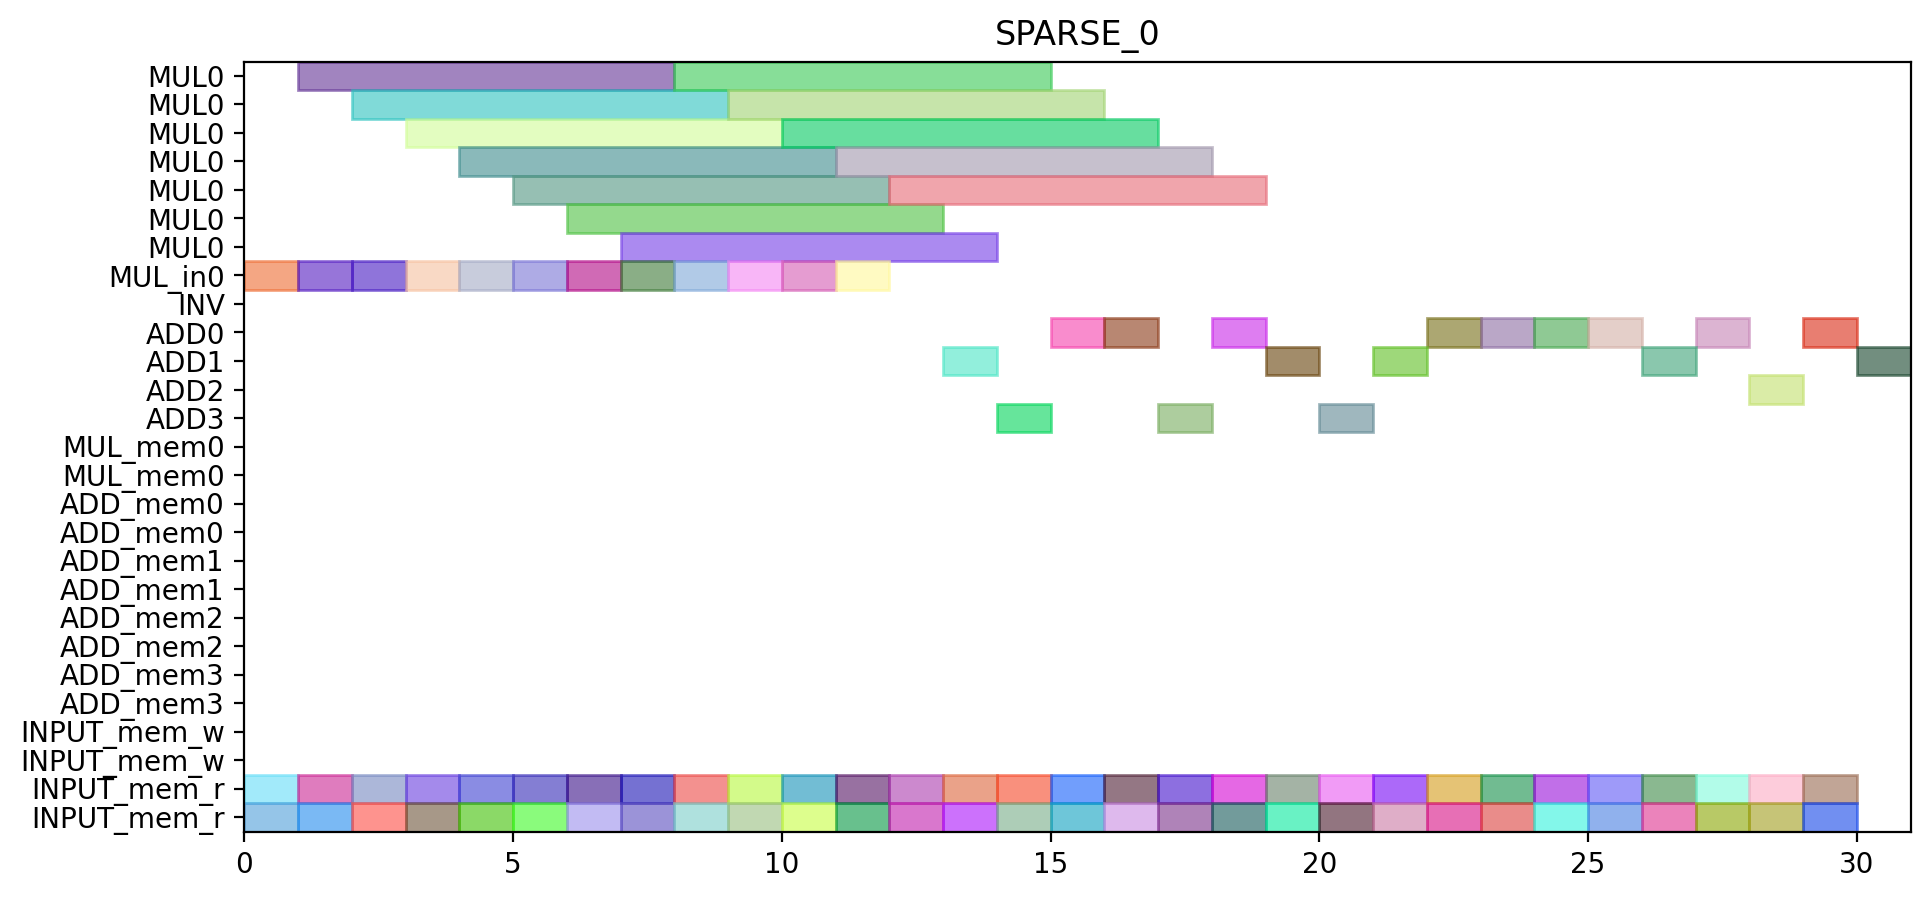

This chart was generated by the following Python code:
from pyschedule import Scenario, solvers, plotters, alt


def solve():
	horizon = 172
	S = Scenario("SPARSE_0", horizon=horizon)

	# resource
	MUL = S.Resources('MUL', num=1, size=7)
	MUL_in = S.Resources('MUL_in', num=1)
	INV = S.Resource('INV')
	ADD = S.Resources('ADD', num=4, periods=range(1, horizon))
	MUL_mem = S.Resources('MUL_mem', num=1, size=2)
	ADD_mem = S.Resources('ADD_mem', num=4, size=2)
	INPUT_mem_w = S.Resource('INPUT_mem_w', size=2)
	INPUT_mem_r = S.Resource('INPUT_mem_r', size=2)

	# result of previous scheduling

	# new tasks
	t0_t0_t0_in = S.Task('t0_t0_t0_in', length=1, delay_cost=1)
	t0_t0_t0_in += alt(MUL_in)
	t0_t0_t0 = S.Task('t0_t0_t0', length=7, delay_cost=1)
	t0_t0_t0 += alt(MUL)
	S += t0_t0_t0>=t0_t0_t0_in

	t0_t0_t0_mem0 = S.Task('t0_t0_t0_mem0', length=1, delay_cost=1)
	t0_t0_t0_mem0 += INPUT_mem_r
	S += t0_t0_t0_mem0 <= t0_t0_t0

	t0_t0_t0_mem1 = S.Task('t0_t0_t0_mem1', length=1, delay_cost=1)
	t0_t0_t0_mem1 += INPUT_mem_r
	S += t0_t0_t0_mem1 <= t0_t0_t0

	t0_t0_t1_in = S.Task('t0_t0_t1_in', length=1, delay_cost=1)
	t0_t0_t1_in += alt(MUL_in)
	t0_t0_t1 = S.Task('t0_t0_t1', length=7, delay_cost=1)
	t0_t0_t1 += alt(MUL)
	S += t0_t0_t1>=t0_t0_t1_in

	t0_t0_t1_mem0 = S.Task('t0_t0_t1_mem0', length=1, delay_cost=1)
	t0_t0_t1_mem0 += INPUT_mem_r
	S += t0_t0_t1_mem0 <= t0_t0_t1

	t0_t0_t1_mem1 = S.Task('t0_t0_t1_mem1', length=1, delay_cost=1)
	t0_t0_t1_mem1 += INPUT_mem_r
	S += t0_t0_t1_mem1 <= t0_t0_t1

	t0_t0_t2 = S.Task('t0_t0_t2', length=1, delay_cost=1)
	t0_t0_t2 += alt(ADD)

	t0_t0_t2_mem0 = S.Task('t0_t0_t2_mem0', length=1, delay_cost=1)
	t0_t0_t2_mem0 += INPUT_mem_r
	S += t0_t0_t2_mem0 <= t0_t0_t2

	t0_t0_t2_mem1 = S.Task('t0_t0_t2_mem1', length=1, delay_cost=1)
	t0_t0_t2_mem1 += INPUT_mem_r
	S += t0_t0_t2_mem1 <= t0_t0_t2

	t0_t0_t3 = S.Task('t0_t0_t3', length=1, delay_cost=1)
	t0_t0_t3 += alt(ADD)

	t0_t0_t3_mem0 = S.Task('t0_t0_t3_mem0', length=1, delay_cost=1)
	t0_t0_t3_mem0 += INPUT_mem_r
	S += t0_t0_t3_mem0 <= t0_t0_t3

	t0_t0_t3_mem1 = S.Task('t0_t0_t3_mem1', length=1, delay_cost=1)
	t0_t0_t3_mem1 += INPUT_mem_r
	S += t0_t0_t3_mem1 <= t0_t0_t3

	t0_t1_t0_in = S.Task('t0_t1_t0_in', length=1, delay_cost=1)
	t0_t1_t0_in += alt(MUL_in)
	t0_t1_t0 = S.Task('t0_t1_t0', length=7, delay_cost=1)
	t0_t1_t0 += alt(MUL)
	S += t0_t1_t0>=t0_t1_t0_in

	t0_t1_t0_mem0 = S.Task('t0_t1_t0_mem0', length=1, delay_cost=1)
	t0_t1_t0_mem0 += INPUT_mem_r
	S += t0_t1_t0_mem0 <= t0_t1_t0

	t0_t1_t0_mem1 = S.Task('t0_t1_t0_mem1', length=1, delay_cost=1)
	t0_t1_t0_mem1 += INPUT_mem_r
	S += t0_t1_t0_mem1 <= t0_t1_t0

	t0_t1_t1_in = S.Task('t0_t1_t1_in', length=1, delay_cost=1)
	t0_t1_t1_in += alt(MUL_in)
	t0_t1_t1 = S.Task('t0_t1_t1', length=7, delay_cost=1)
	t0_t1_t1 += alt(MUL)
	S += t0_t1_t1>=t0_t1_t1_in

	t0_t1_t1_mem0 = S.Task('t0_t1_t1_mem0', length=1, delay_cost=1)
	t0_t1_t1_mem0 += INPUT_mem_r
	S += t0_t1_t1_mem0 <= t0_t1_t1

	t0_t1_t1_mem1 = S.Task('t0_t1_t1_mem1', length=1, delay_cost=1)
	t0_t1_t1_mem1 += INPUT_mem_r
	S += t0_t1_t1_mem1 <= t0_t1_t1

	t0_t1_t2 = S.Task('t0_t1_t2', length=1, delay_cost=1)
	t0_t1_t2 += alt(ADD)

	t0_t1_t2_mem0 = S.Task('t0_t1_t2_mem0', length=1, delay_cost=1)
	t0_t1_t2_mem0 += INPUT_mem_r
	S += t0_t1_t2_mem0 <= t0_t1_t2

	t0_t1_t2_mem1 = S.Task('t0_t1_t2_mem1', length=1, delay_cost=1)
	t0_t1_t2_mem1 += INPUT_mem_r
	S += t0_t1_t2_mem1 <= t0_t1_t2

	t0_t1_t3 = S.Task('t0_t1_t3', length=1, delay_cost=1)
	t0_t1_t3 += alt(ADD)

	t0_t1_t3_mem0 = S.Task('t0_t1_t3_mem0', length=1, delay_cost=1)
	t0_t1_t3_mem0 += INPUT_mem_r
	S += t0_t1_t3_mem0 <= t0_t1_t3

	t0_t1_t3_mem1 = S.Task('t0_t1_t3_mem1', length=1, delay_cost=1)
	t0_t1_t3_mem1 += INPUT_mem_r
	S += t0_t1_t3_mem1 <= t0_t1_t3

	t0_t20 = S.Task('t0_t20', length=1, delay_cost=1)
	t0_t20 += alt(ADD)

	t0_t20_mem0 = S.Task('t0_t20_mem0', length=1, delay_cost=1)
	t0_t20_mem0 += INPUT_mem_r
	S += t0_t20_mem0 <= t0_t20

	t0_t20_mem1 = S.Task('t0_t20_mem1', length=1, delay_cost=1)
	t0_t20_mem1 += INPUT_mem_r
	S += t0_t20_mem1 <= t0_t20

	t0_t21 = S.Task('t0_t21', length=1, delay_cost=1)
	t0_t21 += alt(ADD)

	t0_t21_mem0 = S.Task('t0_t21_mem0', length=1, delay_cost=1)
	t0_t21_mem0 += INPUT_mem_r
	S += t0_t21_mem0 <= t0_t21

	t0_t21_mem1 = S.Task('t0_t21_mem1', length=1, delay_cost=1)
	t0_t21_mem1 += INPUT_mem_r
	S += t0_t21_mem1 <= t0_t21

	t0_t30 = S.Task('t0_t30', length=1, delay_cost=1)
	t0_t30 += alt(ADD)

	t0_t30_mem0 = S.Task('t0_t30_mem0', length=1, delay_cost=1)
	t0_t30_mem0 += INPUT_mem_r
	S += t0_t30_mem0 <= t0_t30

	t0_t30_mem1 = S.Task('t0_t30_mem1', length=1, delay_cost=1)
	t0_t30_mem1 += INPUT_mem_r
	S += t0_t30_mem1 <= t0_t30

	t0_t31 = S.Task('t0_t31', length=1, delay_cost=1)
	t0_t31 += alt(ADD)

	t0_t31_mem0 = S.Task('t0_t31_mem0', length=1, delay_cost=1)
	t0_t31_mem0 += INPUT_mem_r
	S += t0_t31_mem0 <= t0_t31

	t0_t31_mem1 = S.Task('t0_t31_mem1', length=1, delay_cost=1)
	t0_t31_mem1 += INPUT_mem_r
	S += t0_t31_mem1 <= t0_t31

	t1_t0_t0_in = S.Task('t1_t0_t0_in', length=1, delay_cost=1)
	t1_t0_t0_in += alt(MUL_in)
	t1_t0_t0 = S.Task('t1_t0_t0', length=7, delay_cost=1)
	t1_t0_t0 += alt(MUL)
	S += t1_t0_t0>=t1_t0_t0_in

	t1_t0_t0_mem0 = S.Task('t1_t0_t0_mem0', length=1, delay_cost=1)
	t1_t0_t0_mem0 += INPUT_mem_r
	S += t1_t0_t0_mem0 <= t1_t0_t0

	t1_t0_t0_mem1 = S.Task('t1_t0_t0_mem1', length=1, delay_cost=1)
	t1_t0_t0_mem1 += INPUT_mem_r
	S += t1_t0_t0_mem1 <= t1_t0_t0

	t1_t0_t1_in = S.Task('t1_t0_t1_in', length=1, delay_cost=1)
	t1_t0_t1_in += alt(MUL_in)
	t1_t0_t1 = S.Task('t1_t0_t1', length=7, delay_cost=1)
	t1_t0_t1 += alt(MUL)
	S += t1_t0_t1>=t1_t0_t1_in

	t1_t0_t1_mem0 = S.Task('t1_t0_t1_mem0', length=1, delay_cost=1)
	t1_t0_t1_mem0 += INPUT_mem_r
	S += t1_t0_t1_mem0 <= t1_t0_t1

	t1_t0_t1_mem1 = S.Task('t1_t0_t1_mem1', length=1, delay_cost=1)
	t1_t0_t1_mem1 += INPUT_mem_r
	S += t1_t0_t1_mem1 <= t1_t0_t1

	t1_t0_t2 = S.Task('t1_t0_t2', length=1, delay_cost=1)
	t1_t0_t2 += alt(ADD)

	t1_t0_t2_mem0 = S.Task('t1_t0_t2_mem0', length=1, delay_cost=1)
	t1_t0_t2_mem0 += INPUT_mem_r
	S += t1_t0_t2_mem0 <= t1_t0_t2

	t1_t0_t2_mem1 = S.Task('t1_t0_t2_mem1', length=1, delay_cost=1)
	t1_t0_t2_mem1 += INPUT_mem_r
	S += t1_t0_t2_mem1 <= t1_t0_t2

	t1_t0_t3 = S.Task('t1_t0_t3', length=1, delay_cost=1)
	t1_t0_t3 += alt(ADD)

	t1_t0_t3_mem0 = S.Task('t1_t0_t3_mem0', length=1, delay_cost=1)
	t1_t0_t3_mem0 += INPUT_mem_r
	S += t1_t0_t3_mem0 <= t1_t0_t3

	t1_t0_t3_mem1 = S.Task('t1_t0_t3_mem1', length=1, delay_cost=1)
	t1_t0_t3_mem1 += INPUT_mem_r
	S += t1_t0_t3_mem1 <= t1_t0_t3

	t1_t1_t0_in = S.Task('t1_t1_t0_in', length=1, delay_cost=1)
	t1_t1_t0_in += alt(MUL_in)
	t1_t1_t0 = S.Task('t1_t1_t0', length=7, delay_cost=1)
	t1_t1_t0 += alt(MUL)
	S += t1_t1_t0>=t1_t1_t0_in

	t1_t1_t0_mem0 = S.Task('t1_t1_t0_mem0', length=1, delay_cost=1)
	t1_t1_t0_mem0 += INPUT_mem_r
	S += t1_t1_t0_mem0 <= t1_t1_t0

	t1_t1_t0_mem1 = S.Task('t1_t1_t0_mem1', length=1, delay_cost=1)
	t1_t1_t0_mem1 += INPUT_mem_r
	S += t1_t1_t0_mem1 <= t1_t1_t0

	t1_t1_t1_in = S.Task('t1_t1_t1_in', length=1, delay_cost=1)
	t1_t1_t1_in += alt(MUL_in)
	t1_t1_t1 = S.Task('t1_t1_t1', length=7, delay_cost=1)
	t1_t1_t1 += alt(MUL)
	S += t1_t1_t1>=t1_t1_t1_in

	t1_t1_t1_mem0 = S.Task('t1_t1_t1_mem0', length=1, delay_cost=1)
	t1_t1_t1_mem0 += INPUT_mem_r
	S += t1_t1_t1_mem0 <= t1_t1_t1

	t1_t1_t1_mem1 = S.Task('t1_t1_t1_mem1', length=1, delay_cost=1)
	t1_t1_t1_mem1 += INPUT_mem_r
	S += t1_t1_t1_mem1 <= t1_t1_t1

	t1_t1_t2 = S.Task('t1_t1_t2', length=1, delay_cost=1)
	t1_t1_t2 += alt(ADD)

	t1_t1_t2_mem0 = S.Task('t1_t1_t2_mem0', length=1, delay_cost=1)
	t1_t1_t2_mem0 += INPUT_mem_r
	S += t1_t1_t2_mem0 <= t1_t1_t2

	t1_t1_t2_mem1 = S.Task('t1_t1_t2_mem1', length=1, delay_cost=1)
	t1_t1_t2_mem1 += INPUT_mem_r
	S += t1_t1_t2_mem1 <= t1_t1_t2

	t1_t1_t3 = S.Task('t1_t1_t3', length=1, delay_cost=1)
	t1_t1_t3 += alt(ADD)

	t1_t1_t3_mem0 = S.Task('t1_t1_t3_mem0', length=1, delay_cost=1)
	t1_t1_t3_mem0 += INPUT_mem_r
	S += t1_t1_t3_mem0 <= t1_t1_t3

	t1_t1_t3_mem1 = S.Task('t1_t1_t3_mem1', length=1, delay_cost=1)
	t1_t1_t3_mem1 += INPUT_mem_r
	S += t1_t1_t3_mem1 <= t1_t1_t3

	t1_t20 = S.Task('t1_t20', length=1, delay_cost=1)
	t1_t20 += alt(ADD)

	t1_t20_mem0 = S.Task('t1_t20_mem0', length=1, delay_cost=1)
	t1_t20_mem0 += INPUT_mem_r
	S += t1_t20_mem0 <= t1_t20

	t1_t20_mem1 = S.Task('t1_t20_mem1', length=1, delay_cost=1)
	t1_t20_mem1 += INPUT_mem_r
	S += t1_t20_mem1 <= t1_t20

	t1_t21 = S.Task('t1_t21', length=1, delay_cost=1)
	t1_t21 += alt(ADD)

	t1_t21_mem0 = S.Task('t1_t21_mem0', length=1, delay_cost=1)
	t1_t21_mem0 += INPUT_mem_r
	S += t1_t21_mem0 <= t1_t21

	t1_t21_mem1 = S.Task('t1_t21_mem1', length=1, delay_cost=1)
	t1_t21_mem1 += INPUT_mem_r
	S += t1_t21_mem1 <= t1_t21

	t1_t30 = S.Task('t1_t30', length=1, delay_cost=1)
	t1_t30 += alt(ADD)

	t1_t30_mem0 = S.Task('t1_t30_mem0', length=1, delay_cost=1)
	t1_t30_mem0 += INPUT_mem_r
	S += t1_t30_mem0 <= t1_t30

	t1_t30_mem1 = S.Task('t1_t30_mem1', length=1, delay_cost=1)
	t1_t30_mem1 += INPUT_mem_r
	S += t1_t30_mem1 <= t1_t30

	t1_t31 = S.Task('t1_t31', length=1, delay_cost=1)
	t1_t31 += alt(ADD)

	t1_t31_mem0 = S.Task('t1_t31_mem0', length=1, delay_cost=1)
	t1_t31_mem0 += INPUT_mem_r
	S += t1_t31_mem0 <= t1_t31

	t1_t31_mem1 = S.Task('t1_t31_mem1', length=1, delay_cost=1)
	t1_t31_mem1 += INPUT_mem_r
	S += t1_t31_mem1 <= t1_t31

	t2_t0_t0_in = S.Task('t2_t0_t0_in', length=1, delay_cost=1)
	t2_t0_t0_in += alt(MUL_in)
	t2_t0_t0 = S.Task('t2_t0_t0', length=7, delay_cost=1)
	t2_t0_t0 += alt(MUL)
	S += t2_t0_t0>=t2_t0_t0_in

	t2_t0_t0_mem0 = S.Task('t2_t0_t0_mem0', length=1, delay_cost=1)
	t2_t0_t0_mem0 += INPUT_mem_r
	S += t2_t0_t0_mem0 <= t2_t0_t0

	t2_t0_t0_mem1 = S.Task('t2_t0_t0_mem1', length=1, delay_cost=1)
	t2_t0_t0_mem1 += INPUT_mem_r
	S += t2_t0_t0_mem1 <= t2_t0_t0

	t2_t0_t1_in = S.Task('t2_t0_t1_in', length=1, delay_cost=1)
	t2_t0_t1_in += alt(MUL_in)
	t2_t0_t1 = S.Task('t2_t0_t1', length=7, delay_cost=1)
	t2_t0_t1 += alt(MUL)
	S += t2_t0_t1>=t2_t0_t1_in

	t2_t0_t1_mem0 = S.Task('t2_t0_t1_mem0', length=1, delay_cost=1)
	t2_t0_t1_mem0 += INPUT_mem_r
	S += t2_t0_t1_mem0 <= t2_t0_t1

	t2_t0_t1_mem1 = S.Task('t2_t0_t1_mem1', length=1, delay_cost=1)
	t2_t0_t1_mem1 += INPUT_mem_r
	S += t2_t0_t1_mem1 <= t2_t0_t1

	t2_t0_t2 = S.Task('t2_t0_t2', length=1, delay_cost=1)
	t2_t0_t2 += alt(ADD)

	t2_t0_t2_mem0 = S.Task('t2_t0_t2_mem0', length=1, delay_cost=1)
	t2_t0_t2_mem0 += INPUT_mem_r
	S += t2_t0_t2_mem0 <= t2_t0_t2

	t2_t0_t2_mem1 = S.Task('t2_t0_t2_mem1', length=1, delay_cost=1)
	t2_t0_t2_mem1 += INPUT_mem_r
	S += t2_t0_t2_mem1 <= t2_t0_t2

	t2_t0_t3 = S.Task('t2_t0_t3', length=1, delay_cost=1)
	t2_t0_t3 += alt(ADD)

	t2_t0_t3_mem0 = S.Task('t2_t0_t3_mem0', length=1, delay_cost=1)
	t2_t0_t3_mem0 += INPUT_mem_r
	S += t2_t0_t3_mem0 <= t2_t0_t3

	t2_t0_t3_mem1 = S.Task('t2_t0_t3_mem1', length=1, delay_cost=1)
	t2_t0_t3_mem1 += INPUT_mem_r
	S += t2_t0_t3_mem1 <= t2_t0_t3

	t2_t1_t0_in = S.Task('t2_t1_t0_in', length=1, delay_cost=1)
	t2_t1_t0_in += alt(MUL_in)
	t2_t1_t0 = S.Task('t2_t1_t0', length=7, delay_cost=1)
	t2_t1_t0 += alt(MUL)
	S += t2_t1_t0>=t2_t1_t0_in

	t2_t1_t0_mem0 = S.Task('t2_t1_t0_mem0', length=1, delay_cost=1)
	t2_t1_t0_mem0 += INPUT_mem_r
	S += t2_t1_t0_mem0 <= t2_t1_t0

	t2_t1_t0_mem1 = S.Task('t2_t1_t0_mem1', length=1, delay_cost=1)
	t2_t1_t0_mem1 += INPUT_mem_r
	S += t2_t1_t0_mem1 <= t2_t1_t0

	t2_t1_t1_in = S.Task('t2_t1_t1_in', length=1, delay_cost=1)
	t2_t1_t1_in += alt(MUL_in)
	t2_t1_t1 = S.Task('t2_t1_t1', length=7, delay_cost=1)
	t2_t1_t1 += alt(MUL)
	S += t2_t1_t1>=t2_t1_t1_in

	t2_t1_t1_mem0 = S.Task('t2_t1_t1_mem0', length=1, delay_cost=1)
	t2_t1_t1_mem0 += INPUT_mem_r
	S += t2_t1_t1_mem0 <= t2_t1_t1

	t2_t1_t1_mem1 = S.Task('t2_t1_t1_mem1', length=1, delay_cost=1)
	t2_t1_t1_mem1 += INPUT_mem_r
	S += t2_t1_t1_mem1 <= t2_t1_t1

	solvers.mip.solve(S,msg=1,kind='CPLEX',ratio_gap=1.01)

	solution = [['hoge']*len(S.solution()[1]) for i in range(len(S.solution()))]
	for i in range(len(S.solution())):
		for j in range(len(S.solution()[i])):
			solution[i][j]=str(S.solution()[i][j])
	print(solution)

	cycles = int(solution[-1][3])

	pic_file_name = "/mnt/rose/usr1/fukuda/pairing_automation_design2/bls24-559/scheduling/SPARSE_mul1_add4/SPARSE_0.png"
	if(S.solution() != []):
		plotters.matplotlib.plot(S,img_filename=pic_file_name, vertical_text=True, fig_size=(cycles*0.25+3, 5), show_task_labels=False)

	return solution
